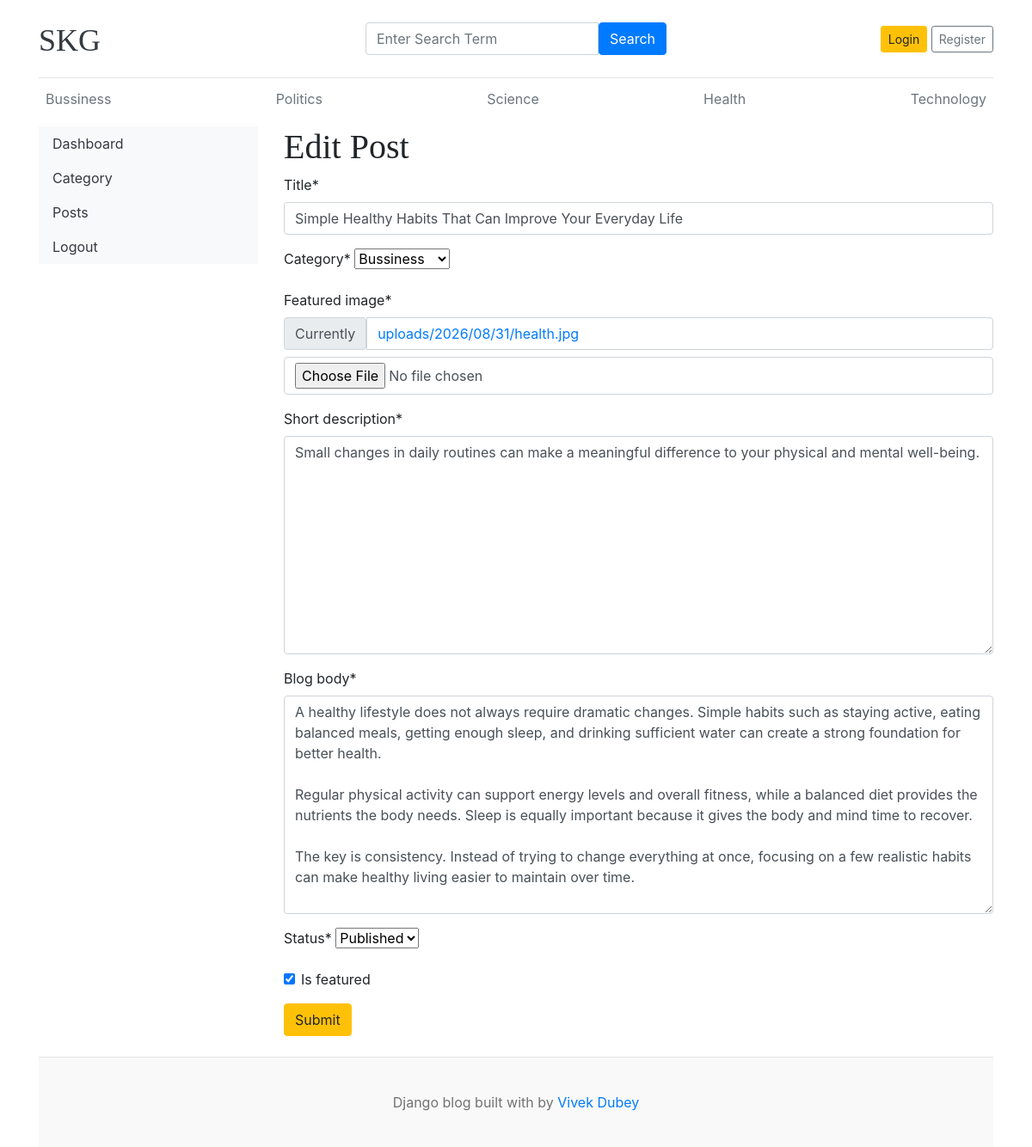
/dashboard/posts/edit/4, run on the app's committed database.
### articles/models.py (models this page shows, shortened)
class Category(models.Model):
    category_name = models.CharField(max_length=50, unique=True)
    created_at = models.DateTimeField(auto_now_add=True)
    updated_at = models.DateTimeField(auto_now=True)
    class Meta:
        verbose_name_plural = 'categories'
    def __str__(self):
        return self.category_name

class Blog(models.Model):
    title = models.CharField(max_length=100)
    slug = models.SlugField(max_length=150, unique=True, blank=True)
    category = models.ForeignKey(Category, on_delete=models.CASCADE)
    author = models.ForeignKey(User, on_delete=models.CASCADE)
    featured_image = models.ImageField(upload_to='uploads/%Y/%m/%d')
    short_description = models.TextField(max_length=500)
    blog_body = models.TextField(max_length=2000)
    status = models.CharField(max_length=20, choices=STATUS_CHOICES, default="Draft")
    is_featured = models.BooleanField(default=False)
    created_at = models.DateTimeField(auto_now_add=True)
    updated_at = models.DateTimeField(auto_now=True)

### dashboard/views.py (the view, shortened to what this page needs)
# urls.py: path('posts/edit/<int:pk>', views.edit_post, name='edit_post'),
def edit_post(request, pk):
    post = get_object_or_404(Blog,pk=pk)
    form = BlogForm(instance=post)
    context = {
        'form':form,
        'post':post
    }
    return render(request, 'dashboard/edit_post.html',context=context)

### dashboard/forms.py
class BlogForm(forms.ModelForm):
    class Meta:
        model = Blog
        fields = (
            'title', 'category',
            'featured_image','short_description',
            'blog_body','status',
            'is_featured',
            )

### articles/context_processor.py (called while the page is built)
def get_categories(request):
    categories = Category.objects.all()
    return dict(categories=categories)

def get_social_links(request):
    social_links =SocialLink.objects.all()
    return dict(social_links=social_links)

### templates/dashboard/edit_post.html (shortened to what this page needs)
{% extends 'base.html' %}
{% block content %}
{% load crispy_forms_tags %}
<div class="row">
    {% include "dashboard/sidebar.html" %}
    <div class="col-md-9">
        <h1>Edit Post</h1>
        <form action="{% url 'edit_post' post.id %}" method="POST" enctype="multipart/form-data">
            {{ form | crispy }}
            <button type="submit" class="btn btn-warning">
                Submit
            </button>
        </form>
        <br>
    </div>
</div>
{% endblock %}

### templates/base.html (shortened to what this page needs)
{% load static %}
<!doctype html>
<html lang="en">
  <head>
    <link
      href="https://getbootstrap.com/docs/4.0/dist/css/bootstrap.min.css"
      rel="stylesheet"
    />
    <link rel="stylesheet" href="https://cdnjs.cloudflare.com/ajax/libs/font-awesome/4.7.0/css/font-awesome.min.css">
    <link href="{% static 'css/blog.css' %}" rel="stylesheet" />
  </head>
  <body>
    <div class="container">
      <header class="blog-header py-3">
        <div class="row flex-nowrap justify-content-between align-items-center">
          <div class="col-4 pt-1">
            <a class="blog-header-logo text-dark" href="/">SKG</a>
          </div>
          <div class="col-4">
            <form action="{% url "search" %}" method="GET">
              <div class="input-group">
              <input
                type="text"
                class="form-control"
                placeholder="Enter Search Term"
                name="keyword"
                value="{{keyword}}"
              >
              <button
                class="btn btn-primary"
                type="submit"
              >
                Search
              </button>
            </div>
            </form>
          </div>
          <div class="col-4 d-flex justify-content-end align-items-center">
            {% if not user.is_authenticated %}
            <a class="btn btn-sm btn-warning" href="{% url 'login' %}">Login</a> &nbsp;
            <a class="btn btn-sm btn-outline-secondary" href="{% url "register" %}">Register</a>
            {% else %}
            <span><a href="{% url 'dashboard' %}">Dashboard</a></span>
            &emsp;
            <span><a href="{% url 'logout' %}">Logout</a></span>
            {% endif %}
          </div>
        </div>
      </header>
      <div class="nav-scroller py-1 mb-2">
        <nav class="nav d-flex justify-content-between">
          {% for cat in categories %}
          <a class="p-2 text-muted" href="{% url 'post_by_category' cat.id %}"> {{cat.category_name}}</a>
          {% endfor %}
        </nav>
      </div>
{% block content %}
{% endblock%}
    <footer class="blog-footer">
      <p>Django blog built with by <a href="#">Vivek Dubey</a></p>
    </footer>
  </body>
</html>

### static/css/blog.css (style rules this page uses)
.blog-header { border-bottom: 1px solid #e5e5e5; }
.blog-header-logo { font-family: "Playfair Display", Georgia, "Times New Roman", serif; font-size: 2.25rem; }
h1, h2, h3, h4, h5, h6 { font-family: "Playfair Display", Georgia, "Times New Roman", serif; }
.blog-footer { padding: 2.5rem 0; color: #727272; text-align: center; background-color: #f9f9f9; border-top: .05rem solid #e5e5e5; }
.blog-footer p:last-child { margin-bottom: 0; }

### data on the page
Category: category_name "Bussiness"
Category: category_name "Politics"
Category: category_name "Science"
Category: category_name "Health"
Category: category_name "Technology"
Blog: title "Simple Healthy Habits That Can Improve Your Everyday Life", category "Bussiness", short_description "Small changes in daily routines can make a meaningful difference to your physical and mental well-being.", blog_body "A healthy lifestyle does not always require dramatic changes. Simple habits such as staying active, eating balanced meals, getting enough sleep, and drinking sufficient water can create a strong foundation for better health. Regular physical activity can support energy levels and overall fitness, while a balanced diet provides the nutrients the body needs. Sleep is equally important because it gives the body and mind time to recover. The key is consistency. Instead of trying to change everything at once, focusing on a few realistic habits can make healthy living easier to maintain over time.", status "Published", is_featured "☑"
